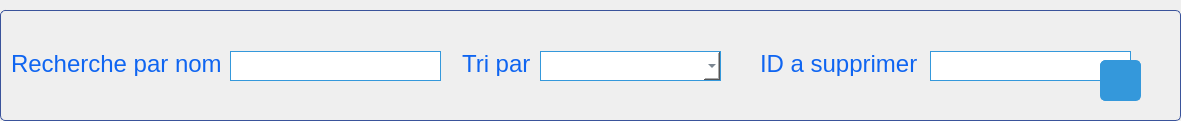
           <widget class="QGroupBox" name="groupBox_40">
            <property name="geometry">
             <rect>
              <x>100</x>
              <y>10</y>
              <width>1181</width>
              <height>121</height>
             </rect>
            </property>
            <property name="styleSheet">
             <string notr="true">QGroupBox {
    border: 1px solid #3a539b; /* Darker blue */
    border-radius: 5px;
    margin-top: 10px;
}

QGroupBox::title {
    subcontrol-origin: margin;
    subcontrol-position: top center;
    padding: 5px;
    color: #3a539b; /* Darker blue */
    font-weight: bold;
}

QLabel {
    color: #0F65F1; /* Medium blue */
    font-size: 24px; /* Larger font size */
    font-family: &quot;Candara&quot;, sans-serif; /* Different font family */
}

QComboBox {
    background-color: #ffffff; /* Light white background */
    border: 1px solid #3498db; /* Medium blue */
    padding: 5px;
    color: #2c3e50; /* Dark gray text */
    selection-background-color: #3498db; /* Medium blue */
}

QLineEdit {
    background-color: #ffffff; /* Light white background */
    border: 1px solid #3498db; /* Medium blue */
    padding: 5px;
    color: #2c3e50; /* Dark gray text */
}

QDateEdit {
    background-color: #ffffff; /* Light white background */
    border: 1px solid #3498db; /* Medium blue */
    padding: 5px;
    color: #2c3e50; /* Dark gray text */
}

QPushButton {
    background-color: #3498db; /* Medium blue */
    color: #ffffff; /* White text */
    border: 1px solid #3498db; /* Medium blue */
    padding: 12px 24px; /* Larger padding */
    border-radius: 5px;
    font-family: &quot;Cambria&quot;, serif; /* Different font family */
    font-size: 20px; /* Larger font size */
}

QPushButton:hover {
    background-color: #2980b9; /* Darker hover color */
    border: 1px solid #2980b9; /* Darker hover color */
}
</string>
            </property>
            <property name="title">
             <string/>
            </property>
            <widget class="QLineEdit" name="lineEdit_103">
             <property name="geometry">
              <rect>
               <x>230</x>
               <y>51</y>
               <width>211</width>
               <height>30</height>
              </rect>
             </property>
            </widget>
            <widget class="QLabel" name="label_239">
             <property name="geometry">
              <rect>
               <x>11</x>
               <y>51</y>
               <width>211</width>
               <height>25</height>
              </rect>
             </property>
             <property name="text">
              <string>Recherche par nom :</string>
             </property>
            </widget>
            <widget class="QLabel" name="label_240">
             <property name="geometry">
              <rect>
               <x>462</x>
               <y>51</y>
               <width>72</width>
               <height>25</height>
              </rect>
             </property>
             <property name="text">
              <string>Tri par :</string>
             </property>
            </widget>
            <widget class="QComboBox" name="comboBox_74">
             <property name="geometry">
              <rect>
               <x>540</x>
               <y>51</y>
               <width>181</width>
               <height>30</height>
              </rect>
             </property>
            </widget>
            <widget class="QLabel" name="label_241">
             <property name="geometry">
              <rect>
               <x>760</x>
               <y>51</y>
               <width>161</width>
               <height>25</height>
              </rect>
             </property>
             <property name="text">
              <string>ID a supprimer :</string>
             </property>
            </widget>
            <widget class="QLineEdit" name="lineEdit_104">
             <property name="geometry">
              <rect>
               <x>930</x>
               <y>51</y>
               <width>201</width>
               <height>30</height>
              </rect>
             </property>
            </widget>
            <widget class="QPushButton" name="pushButton_32">
             <property name="geometry">
              <rect>
               <x>1100</x>
               <y>60</y>
               <width>41</width>
               <height>41</height>
              </rect>
             </property>
             <property name="text">
              <string/>
             </property>
             <property name="icon">
              <iconset>
               <normaloff>../../../Downloads/icons8-trash-50.png</normaloff>../../../Downloads/icons8-trash-50.png</iconset>
             </property>
             <property name="iconSize">
              <size>
               <width>25</width>
               <height>25</height>
              </size>
             </property>
            </widget>
           </widget>
